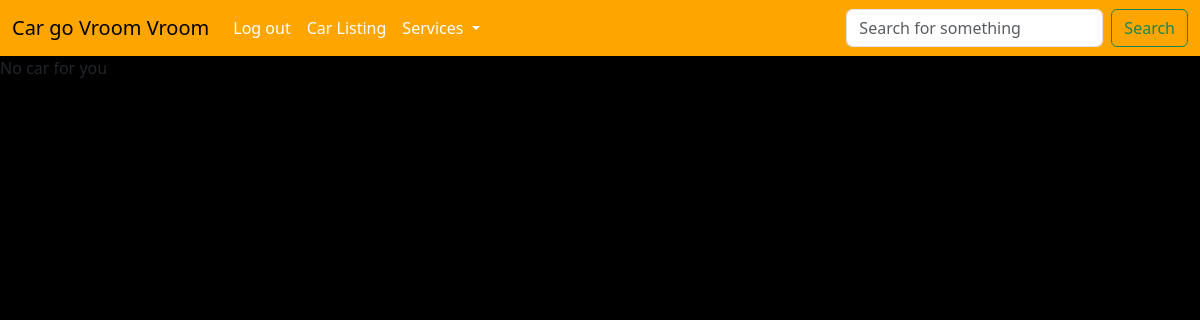
The page /car_mini on the database as committed earlier.
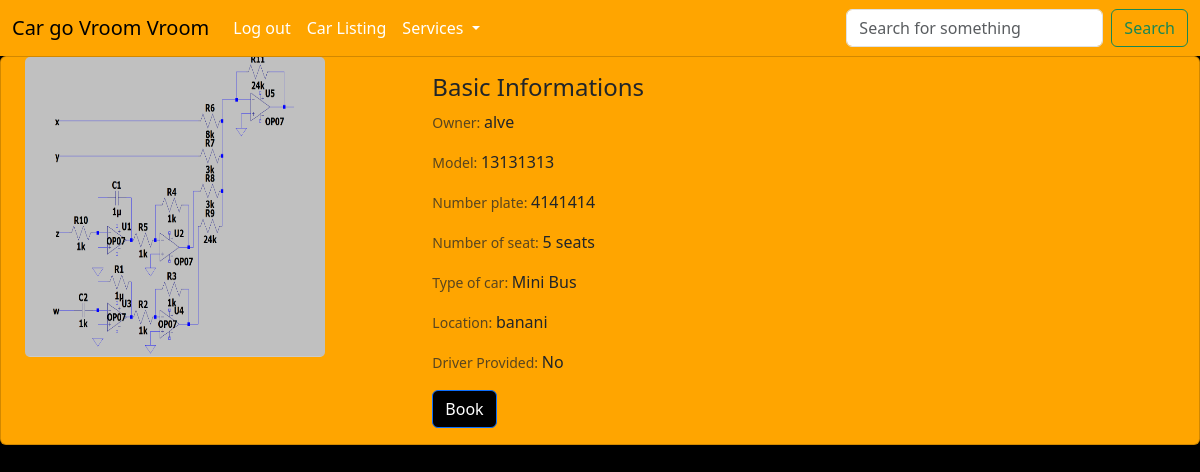
The same page on the database as committed later.
### home/models.py (models this page shows)
class car_listing(models.Model):
    cst = models.ForeignKey(Customer, null= True, on_delete = models.CASCADE)
    model=models.CharField(max_length=200)
    num_plate=models.CharField(max_length=7)
    num_of_seat=models.IntegerField(blank = False, null = False, default=0)
    Drivers_Nid=models.IntegerField(blank = True, null = True, default=0)
    Car_image=models.ImageField(null=True, blank=True)
    Driver_driving_license=models.ImageField(upload_to='image/', null=True, blank=True)
    clocation=models.CharField(max_length=200, blank = False, null = False, default='')
    PRIVATE = 'Private Car'
    MICRO = 'Micro Bus'
    MINI = 'Mini Bus'
    YES='Yes'
    NO='No'
    TYPE_CHOICES2=[
        (YES, 'Yes'),
        (NO, 'No')
    ]
    TYPE_CHOICES = [
        (PRIVATE, 'Private Car'),
        (MICRO, 'Micro Bus'),
        (MINI, 'Mini Bus'),
    ]
    type_of_car=models.CharField(max_length=200, choices=TYPE_CHOICES, blank = False, null = False, default='')
    has_driver=models.CharField(max_length=7, choices=TYPE_CHOICES2, default='No')

class Customer(AbstractUser):
    Customer_Nid=models.IntegerField(blank = False, null = False, default=0)
    Dob=models.DateField(auto_now=False, blank = True, null = True)
    Address=models.CharField(null=False, max_length=200, default='')
    phn=models.CharField(max_length=11, blank = False, null = False, default='')

### home/views.py (the view)
# urls.py: path('car_mini', views.car_mini, name='car_mini'),
def car_mini(request):
    car1 = car_listing.objects.filter(type_of_car="Mini Bus")
    car_show1=list(car1)
    abc = request.user
    return render(request, 'car_micro.html',{
        'products': car_show1,
        'user': abc
    })

### templates/car_micro.html (shortened to what this page needs)
{% extends 'test.html' %}
{% block content %}
<body style='background-color: #000'>
{% if products|length != 0%}
{% for product in products %}
<div class='card mb-3 px-4 justify-content-between' style='background-color: orange;'>
    <div class='row no-gutters'>
        <div class='col-md-4'>
            <img src="{{product.Car_image.url}}" class='card-img' style="height: 300px; width: 300px">
        </div>
        <div class='col-md-8'>
            <div class="card-body">
                <h4 class="card-title">Basic Informations</h4>
                <p class='card-text'><small class='text-muted'> Owner: </small> {{ product.cst }}</p>
                <p class='card-text'><small class='text-muted'> Model: </small> {{ product.model }}</p>
                <p class='card-text'><small class='text-muted'> Number plate: </small> {{ product.num_plate }}</p>
                <p class='card-text'><small class='text-muted'> Number of seat: </small> {{ product.num_of_seat }} seats</p>
                <p class='card-text'><small class='text-muted'> Type of car: </small> {{ product.type_of_car }}</p>
                <p class='card-text'><small class='text-muted'> Location: </small> {{ product.clocation }}</p>
                {% if product.has_driver == "No" %}
                    <p class='card-text'><small class='text-muted'> Driver Provided: </small> {{ product.has_driver }}</p>
                    <button class="btn btn-primary" onclick="location.href='/book'" style="background-color: black; color: white;">Book</button>
                {% endif %}
            </div>
        </div>
    </div>
</div>
{% endfor %}
{%else%}
    <h>No car for you</h>
{%endif%}
</body>
{% endblock content %}

### templates/test.html (shortened to what this page needs)
<!doctype html>
<html lang="en">
  <head>
    <link href="https://cdn.jsdelivr.net/npm/bootstrap@5.3.2/dist/css/bootstrap.min.css" rel="stylesheet">
  </head>
  <body>
    <nav class="navbar navbar-expand-lg navbar-custom">
        <div class="container-fluid">
          <a class="navbar-brand" href="/home_after_login">Car go Vroom Vroom</a>
          <div class="collapse navbar-collapse" id="navbarSupportedContent">
            <ul class="navbar-nav me-auto mb-2 mb-lg-0">
              <li class="nav-item">
              <li class="nav-item">
                <a class="nav-link active" aria-current="page" href="/logout">Log out</a>
              </li>
              <li class="nav-item">
                <a class="nav-link" href="/car_Listing">Car Listing</a>
              </li>
              <li class="nav-item dropdown">
                <a class="nav-link dropdown-toggle" href="#" role="button" data-bs-toggle="dropdown" aria-expanded="false">
                  Services
                </a>
              </li>
            </ul>
            <form class="d-flex" role="search" method="POST" action="{% url 'search' %}">
              <input
                  class="form-control me-2"
                  type="search"
                  placeholder="Search for something"
                  name="search_query"
                  required aria-label="Search"
              >
              <button class="btn btn-outline-success" type="submit">Search</button>
           </form>
          </div>
        </div>
      </nav>
      {% block content %}
      {% endblock content %}
  </body>
</html>

### templates/test.html (style rules this page uses)
.navbar-custom { background-color: orange !important; color: white !important; }
.navbar-custom .nav-link { color: white !important; }

Rows that differ between the two databases and show on the page:
added car_listing: Car_image (picture), cst "alve", model "13131313", num_plate "4141414", num_of_seat "5", type_of_car "Mini Bus", clocation "banani", has_driver "No"
Other text that changed with them:
text no longer shown: "No car for you"
